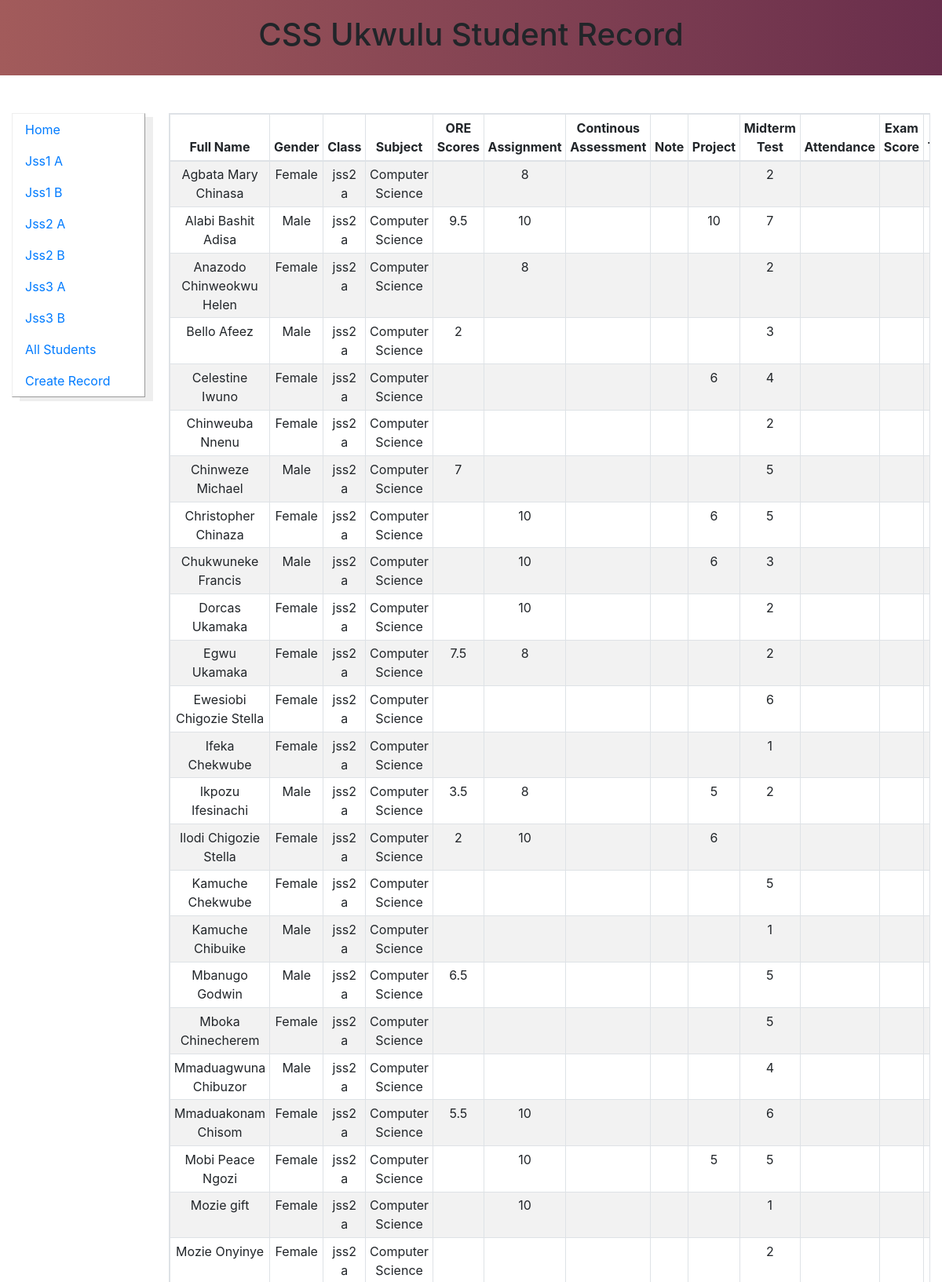
The app's page /jss2a.php (upper part) with its own data.
### tables this page shows
CREATE TABLE `scores` (
  `StudentsId` int(11) NOT NULL,
  `Name` varchar(50) DEFAULT NULL,
  `Gender` varchar(11) NOT NULL,
  `Student_Class` varchar(100) NOT NULL,
  `Subject` varchar(50) NOT NULL,
  `ORE` varchar(50) DEFAULT NULL,
  `Assignment` varchar(50) DEFAULT NULL,
  `C_A` varchar(50) NOT NULL,
  `Note` varchar(50) NOT NULL,
  `Project` varchar(50) NOT NULL,
  `MidtermTest` varchar(50) DEFAULT NULL,
  `Attendance` varchar(50) DEFAULT NULL,
  `Exam` varchar(50) DEFAULT NULL,
  `Total` varchar(100) NOT NULL,
  `Grade` varchar(50) DEFAULT NULL,
  `Avatar` varchar(100) NOT NULL,
  `Status` int(11) NOT NULL
);

### jss2a.php (the view, shortened to what this page needs)
<?php include 'control.php' ?>
<!DOCTYPE html>
<html lang="en">
<head>
	<link rel="stylesheet"  href="main.css">
	<link rel="stylesheet" type="text/css" href="css/bootstrap.min.css">
</head>
<body>
<header>
	<div class="container">
	<div class="header-top">
		<h1 class="text-center">CSS Ukwulu Student Record</h1>
	</div>
</header>
<section>
	<div class="container-fluid mb-5">
		<div class="row">
		<div class="col-sm-12 col-md-2">
			<?php include 'sidenav.php'?>
		</div>
		<div class="col-sm-12 col-md-10 d-flex justify-content-center">
		<table class="table table-striped table-bordered table-responsive my-5 text-center table-sm">
			<?php $result = mysqli_query($conn, "SELECT * FROM scores where Student_Class = 'jss2 a' ORDER BY Name ASC") or die(mysqli_error($conn));?>
			<thead>
				<tr>
					<th scope="col">Full Name</th>
					<th scope="col">Gender</th>
					<th scope="col">Class</th>
					<th scope="col">Subject</th>
					<th scope="col">ORE Scores</th>
					<th scope="col">Assignment</th>
					<th scope="col">Continous Assessment</th>
					<th scope="col">Note</th>
					<th scope="col">Project</th>
					<th scope="col">Midterm Test</th>
					<th scope="col">Attendance</th>
					<th scope="col">Exam Score</th>
					<th scope="col">Total</th>
				</tr>
			</thead>
			<tbody>
				<?php while ($row = mysqli_fetch_assoc($result)) {?>
				<tr>
					<td><?php echo $row['Name']?></td>
					<td><?php echo $row['Gender']?></td>
					<td><?php echo $row['Student_Class']?></td>
					<td><?php echo $row['Subject']?></td>
					<td><?php echo $row['ORE']?></td>
					<td><?php echo $row['Assignment']?></td>
					<td><?php echo $row['C_A']?></td>
					<td><?php echo $row['Note']?></td>
					<td><?php echo $row['Project']?></td>
					<td><?php echo $row['MidtermTest']?></td>
					<td><?php echo $row['Attendance']?></td>
					<td><?php echo $row['Exam']?></td>
					<td><?php echo $row['Total']?></td>
				</tr>
				<?php }?>
			</tbody>
		</table>
	</div>
	</div>
</div>
</section>
</body>
</html>

### main.css (style rules this page uses)
* { margin: 0; }
html { font-size: 1rem; }
header { background: linear-gradient(to right, #a25b5b, #692e4c); padding: 20px; }

### records on screen
scores: Name "Agbata Mary Chinasa", Gender "Female", Student_Class "jss2 a", Subject "Computer Science", Assignment "8", MidtermTest "2"
scores: Name "Alabi Bashit Adisa", Gender "Male", Student_Class "jss2 a", Subject "Computer Science", ORE "9.5", Assignment "10", Project "10", MidtermTest "7"
scores: Name "Anazodo Chinweokwu Helen", Gender "Female", Student_Class "jss2 a", Subject "Computer Science", Assignment "8", MidtermTest "2"
scores: Name "Bello Afeez", Gender "Male", Student_Class "jss2 a", Subject "Computer Science", ORE "2", MidtermTest "3"
scores: Name "Celestine Iwuno", Gender "Female", Student_Class "jss2 a", Subject "Computer Science", Project "6", MidtermTest "4"
scores: Name "Chinweuba Nnenu", Gender "Female", Student_Class "jss2 a", Subject "Computer Science", MidtermTest "2"
scores: Name "Chinweze Michael", Gender "Male", Student_Class "jss2 a", Subject "Computer Science", ORE "7", MidtermTest "5"
scores: Name "Christopher Chinaza", Gender "Female", Student_Class "jss2 a", Subject "Computer Science", Assignment "10", Project "6", MidtermTest "5"
scores: Name "Chukwuneke Francis", Gender "Male", Student_Class "jss2 a", Subject "Computer Science", Assignment "10", Project "6", MidtermTest "3"
scores: Name "Dorcas Ukamaka", Gender "Female", Student_Class "jss2 a", Subject "Computer Science", Assignment "10", MidtermTest "2"
scores: Name "Egwu Ukamaka", Gender "Female", Student_Class "jss2 a", Subject "Computer Science", ORE "7.5", Assignment "8", MidtermTest "2"
scores: Name "Ewesiobi Chigozie Stella", Gender "Female", Student_Class "jss2 a", Subject "Computer Science", MidtermTest "6"
scores: Name "Ifeka Chekwube", Gender "Female", Student_Class "jss2 a", Subject "Computer Science", MidtermTest "1"
scores: Name "Ikpozu Ifesinachi", Gender "Male", Student_Class "jss2 a", Subject "Computer Science", ORE "3.5", Assignment "8", Project "5", MidtermTest "2"
scores: Name "Ilodi Chigozie Stella", Gender "Female", Student_Class "jss2 a", Subject "Computer Science", ORE "2", Assignment "10", Project "6"
scores: Name "Kamuche Chekwube", Gender "Female", Student_Class "jss2 a", Subject "Computer Science", MidtermTest "5"
scores: Name "Kamuche Chibuike", Gender "Male", Student_Class "jss2 a", Subject "Computer Science", MidtermTest "1"
scores: Name "Mbanugo Godwin", Gender "Male", Student_Class "jss2 a", Subject "Computer Science", ORE "6.5", MidtermTest "5"
scores: Name "Mboka Chinecherem", Gender "Female", Student_Class "jss2 a", Subject "Computer Science", MidtermTest "5"
scores: Name "Mmaduagwuna Chibuzor", Gender "Male", Student_Class "jss2 a", Subject "Computer Science", MidtermTest "4"
scores: Name "Mmaduakonam Chisom", Gender "Female", Student_Class "jss2 a", Subject "Computer Science", ORE "5.5", Assignment "10", MidtermTest "6"
scores: Name "Mobi Peace Ngozi", Gender "Female", Student_Class "jss2 a", Subject "Computer Science", Assignment "10", Project "5", MidtermTest "5"
scores: Name "Mozie gift", Gender "Female", Student_Class "jss2 a", Subject "Computer Science", Assignment "10", MidtermTest "1"
scores: Name "Mozie Onyinye", Gender "Female", Student_Class "jss2 a", Subject "Computer Science", MidtermTest "2"
